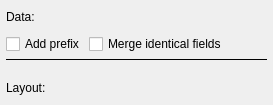
         <widget class="QFrame" name="frameFile">
          <layout class="QVBoxLayout" name="verticalLayout_4">
           <property name="spacing">
            <number>4</number>
           </property>
           <property name="leftMargin">
            <number>6</number>
           </property>
           <property name="topMargin">
            <number>4</number>
           </property>
           <property name="rightMargin">
            <number>6</number>
           </property>
           <property name="bottomMargin">
            <number>4</number>
           </property>
           <item>
            <layout class="QHBoxLayout" name="horizontalLayout_3" stretch="0,0,1,0,0">
             <item>
              <widget class="QLabel" name="label_4">
               <property name="text">
                <string>Data:</string>
               </property>
              </widget>
             </item>
             <item>
              <widget class="QPushButton" name="buttonLoadDatafile">
               <property name="minimumSize">
                <size>
                 <width>26</width>
                 <height>26</height>
                </size>
               </property>
               <property name="maximumSize">
                <size>
                 <width>26</width>
                 <height>26</height>
                </size>
               </property>
               <property name="focusPolicy">
                <enum>Qt::NoFocus</enum>
               </property>
               <property name="toolTip">
                <string>&lt;html&gt;&lt;head/&gt;&lt;body&gt;&lt;p&gt;Load data from file&lt;/p&gt;&lt;/body&gt;&lt;/html&gt;</string>
               </property>
               <property name="text">
                <string/>
               </property>
               <property name="iconSize">
                <size>
                 <width>22</width>
                 <height>22</height>
                </size>
               </property>
               <property name="flat">
                <bool>true</bool>
               </property>
              </widget>
             </item>
             <item>
              <spacer name="horizontalSpacer">
               <property name="orientation">
                <enum>Qt::Horizontal</enum>
               </property>
               <property name="sizeHint" stdset="0">
                <size>
                 <width>60</width>
                 <height>20</height>
                </size>
               </property>
              </spacer>
             </item>
             <item>
              <widget class="QPushButton" name="buttonReloadData">
               <property name="enabled">
                <bool>false</bool>
               </property>
               <property name="toolTip">
                <string>&lt;html&gt;&lt;head/&gt;&lt;body&gt;&lt;p&gt;&lt;span style=&quot; font-weight:700;&quot;&gt;Quick Reload&lt;/span&gt;&lt;/p&gt;&lt;p&gt;Reload the last file, keeping exactly the same configuration.&lt;/p&gt;&lt;/body&gt;&lt;/html&gt;</string>
               </property>
               <property name="text">
                <string/>
               </property>
               <property name="icon">
                <iconset resource="resource.qrc">
                 <normaloff>:/resources/svg/reload.svg</normaloff>:/resources/svg/reload.svg</iconset>
               </property>
               <property name="iconSize">
                <size>
                 <width>22</width>
                 <height>22</height>
                </size>
               </property>
               <property name="flat">
                <bool>true</bool>
               </property>
              </widget>
             </item>
             <item>
              <widget class="QPushButton" name="buttonRecentData">
               <property name="minimumSize">
                <size>
                 <width>26</width>
                 <height>26</height>
                </size>
               </property>
               <property name="maximumSize">
                <size>
                 <width>26</width>
                 <height>26</height>
                </size>
               </property>
               <property name="toolTip">
                <string>&lt;html&gt;&lt;head/&gt;&lt;body&gt;&lt;p&gt;Recent data files&lt;/p&gt;&lt;/body&gt;&lt;/html&gt;</string>
               </property>
               <property name="text">
                <string/>
               </property>
               <property name="iconSize">
                <size>
                 <width>12</width>
                 <height>12</height>
                </size>
               </property>
               <property name="flat">
                <bool>true</bool>
               </property>
              </widget>
             </item>
            </layout>
           </item>
           <item>
            <layout class="QHBoxLayout" name="horizontalLayout_14">
             <property name="topMargin">
              <number>0</number>
             </property>
             <item>
              <widget class="QCheckBox" name="checkBoxAddPrefix">
               <property name="toolTip">
                <string>&lt;html&gt;&lt;head/&gt;&lt;body&gt;&lt;p&gt;Useful when comparing 2 or more files containing the same timeseries.&lt;br/&gt;&lt;br/&gt;You will be asked to add a prefix to the name of the timeseries, and you will &lt;span style=&quot; font-weight:700;&quot;&gt;not&lt;/span&gt; remove previously loaded data.&lt;/p&gt;&lt;p&gt;&lt;br/&gt;&lt;/p&gt;&lt;p&gt;If not checked, timeseries data with the same will be merged&lt;/p&gt;&lt;/body&gt;&lt;/html&gt;</string>
               </property>
               <property name="text">
                <string>Add prefix</string>
               </property>
              </widget>
             </item>
             <item>
              <widget class="QCheckBox" name="checkBoxMergeData">
               <property name="toolTip">
                <string>&lt;html&gt;&lt;head/&gt;&lt;body&gt;&lt;p&gt;Merge data the has the same name into one data series&lt;/p&gt;&lt;p&gt;&lt;br/&gt;&lt;/p&gt;&lt;p&gt;If this is not checked data will be over written if two data series have the same name&lt;/p&gt;&lt;/body&gt;&lt;/html&gt;</string>
               </property>
               <property name="text">
                <string>Merge identical fields</string>
               </property>
              </widget>
             </item>
             <item>
              <spacer name="horizontalSpacer_4">
               <property name="orientation">
                <enum>Qt::Horizontal</enum>
               </property>
               <property name="sizeHint" stdset="0">
                <size>
                 <width>40</width>
                 <height>20</height>
                </size>
               </property>
              </spacer>
             </item>
            </layout>
           </item>
           <item>
            <widget class="Line" name="line">
             <property name="frameShadow">
              <enum>QFrame::Plain</enum>
             </property>
             <property name="orientation">
              <enum>Qt::Horizontal</enum>
             </property>
            </widget>
           </item>
           <item>
            <layout class="QHBoxLayout" name="horizontalLayout_11">
             <property name="topMargin">
              <number>10</number>
             </property>
             <item>
              <widget class="QLabel" name="label_9">
               <property name="text">
                <string>Layout:</string>
               </property>
              </widget>
             </item>
             <item>
              <widget class="QPushButton" name="buttonLoadLayout">
               <property name="minimumSize">
                <size>
                 <width>26</width>
                 <height>26</height>
                </size>
               </property>
               <property name="maximumSize">
                <size>
                 <width>26</width>
                 <height>26</height>
                </size>
               </property>
               <property name="focusPolicy">
                <enum>Qt::NoFocus</enum>
               </property>
               <property name="toolTip">
                <string>&lt;html&gt;&lt;head/&gt;&lt;body&gt;&lt;p&gt;Load data and window/plots layout&lt;/p&gt;&lt;/body&gt;&lt;/html&gt;</string>
               </property>
               <property name="text">
                <string/>
               </property>
               <property name="iconSize">
                <size>
                 <width>22</width>
                 <height>22</height>
                </size>
               </property>
               <property name="flat">
                <bool>true</bool>
               </property>
              </widget>
             </item>
             <item>
              <widget class="QPushButton" name="buttonSaveLayout">
               <property name="minimumSize">
                <size>
                 <width>26</width>
                 <height>26</height>
                </size>
               </property>
               <property name="maximumSize">
                <size>
                 <width>26</width>
                 <height>26</height>
                </size>
               </property>
               <property name="focusPolicy">
                <enum>Qt::NoFocus</enum>
               </property>
               <property name="toolTip">
                <string>&lt;html&gt;&lt;head/&gt;&lt;body&gt;&lt;p&gt;Save window/plots layout&lt;/p&gt;&lt;/body&gt;&lt;/html&gt;</string>
               </property>
               <property name="text">
                <string/>
               </property>
               <property name="iconSize">
                <size>
                 <width>22</width>
                 <height>22</height>
                </size>
               </property>
               <property name="flat">
                <bool>true</bool>
               </property>
              </widget>
             </item>
             <item>
              <spacer name="horizontalSpacer_3">
               <property name="orientation">
                <enum>Qt::Horizontal</enum>
               </property>
               <property name="sizeHint" stdset="0">
                <size>
                 <width>40</width>
                 <height>20</height>
                </size>
               </property>
              </spacer>
             </item>
             <item>
              <widget class="QPushButton" name="buttonRecentLayout">
               <property name="sizePolicy">
                <sizepolicy hsizetype="Minimum" vsizetype="Fixed">
                 <horstretch>0</horstretch>
                 <verstretch>0</verstretch>
                </sizepolicy>
               </property>
               <property name="minimumSize">
                <size>
                 <width>26</width>
                 <height>26</height>
                </size>
               </property>
               <property name="maximumSize">
                <size>
                 <width>26</width>
                 <height>26</height>
                </size>
               </property>
               <property name="toolTip">
                <string>&lt;html&gt;&lt;head/&gt;&lt;body&gt;&lt;p&gt;Recent layout files&lt;/p&gt;&lt;/body&gt;&lt;/html&gt;</string>
               </property>
               <property name="text">
                <string/>
               </property>
               <property name="iconSize">
                <size>
                 <width>12</width>
                 <height>12</height>
                </size>
               </property>
               <property name="flat">
                <bool>true</bool>
               </property>
              </widget>
             </item>
            </layout>
           </item>
          </layout>
         </widget>
